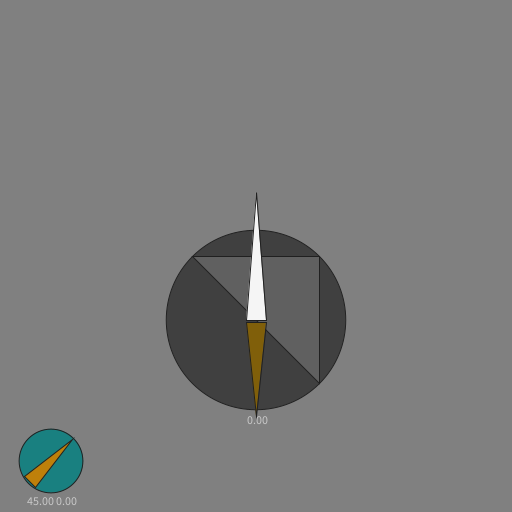
Frame 1 (no input)
Frame 60 (the mouse pressed at the canvas centre just before this capture): identical to frame 1, image omitted
Frame 120 (the mouse held since frame 60 and released just before this capture): identical to frame 1, image omitted

The Processing sketch that drew this single still picture (run headless with seeded random() and noise(); from frame 60 on, the mouse is pressed at the canvas centre):

// Processing sketch: test
// ── test.pde
// # test
// **Created By:** + tingham
// **Created On:** + Fri Jul 20 2018
// 

int width = 512;
int height = 512;
int tick = 0;
String outputName = "data/output/" + System.currentTimeMillis() + "/";

float wind = 45f;
float sail = 0f;
float rudder = 0f;
float heading = 0f;

float windInput = 0f;
float lastMouse = -1;

void setup ()
{
  size(512, 512);
}

void draw ()
{
	long t = System.currentTimeMillis();
  calculateHeading();

  background(128);
  stroke(0);

  // sail = sin(tick * 0.01) * 180;
  // rudder = sin(tick * 0.1) * 45;
  // wind = windInput * 360;

  headingCompass();
  sailLine();
  rudderLine();
  windGlyph();

	if (t % 30 == 0) {
		// save(outputName + "s-" + t + ".jpg");
	}
  tick++;
}

void calculateHeading () {
  heading = (wind - (sail - rudder));
}

void mouseDown () {
  lastMouse = mouseX;
}

void mouseDragged () {
  float delta = (lastMouse - mouseX) * 0.1f;

  if (mouseButton == LEFT) {
    sail = clamp((sail + delta), 0f, 360f);
  } else if (mouseButton == RIGHT) {
    wind = clamp((wind + delta), 0f, 360f);
  } else if (mouseButton == CENTER) {
    rudder = clamp((rudder + delta), -45f, 45f);
  }

  lastMouse = mouseX;
}

void sailLine () {
  pushMatrix();

    translate(width * 0.5f, height * 0.5f);

    rotate(radians(sail));

    fill(245);
    triangle(-10, 64, 0, -64, 10, 64);

  popMatrix();
}

void rudderLine () {
  pushMatrix();

    translate(width * 0.5f, (height * 0.5f) + 64);

    rotate(radians(rudder));

    fill(128, 95, 10);
    triangle(-10, 2, 0, 96, 10, 2);
    fill(200);
    textAlign(CENTER);
    text(String.format("%.2f", rudder), 0, 104);

  popMatrix();
}

void windGlyph () {
  pushMatrix();
    translate(width * 0.1f, height * 0.9f);
    rotate(radians(wind));
    fill(25, 128, 128);
    ellipse(0, 0, 64, 64);
    fill(190, 128, 10);
    triangle(-8, 30, 0, -30, 8, 30);
    rotate(-radians(wind));
    fill(200);
    textAlign(CENTER);
    text(String.format("%.2f %.2f", wind, windInput), 0, 44);
  popMatrix();
}

void headingCompass () {
  pushMatrix();
    translate(width * 0.5f, (height * 0.5f) + 64);
    rotate(radians(heading));
    fill(64);
    stroke(32);
    float dim = width * 0.35f;
    ellipse(0, 0, dim, dim);
    fill(96);
    triangle(
        (dim * -0.5f), 0, // left
        0, (dim * -0.5f), // center
        (dim * 0.5f), 0
        );
  popMatrix();
}

float clamp(float val, float min, float max) {
    return max(min, min(max, val));
}
